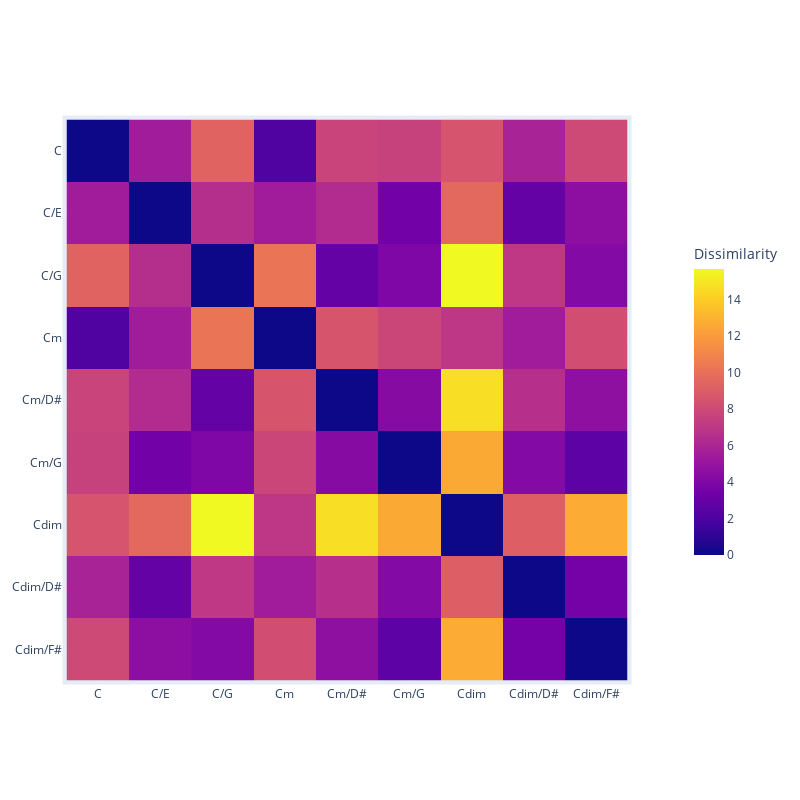

Notebook cell for this chart:
### Code cell
vector_encoding5 = [

     [10*x for x in results_intervals_histo_12[chord_id]['feature_vector']]
     #results_polar_degree[chord_id]['feature_vector'] +
     #results_intervals_histo_12[chord_id]['feature_vector']
     +
     results_binary_intervals_12[chord_id]['feature_vector']
     +
     results_binary_notes[chord_id]['feature_vector']
    #results_polar_notes[chord_id]['feature_vector']
    for chord_id in results_intervals_theory.keys()
]
i=0

for v in vector_encoding5:
    print(chord_ids[i],v)
    i+=1
# Realiza MDS en los datos
vector_encoding_mds5,matrix = ce.perform_mds2(vector_encoding5,'euclidean')
#vector_encoding_mds5_our, matrix2=ce.perform_mds2(vector_encoding5,'euclidean')
cg.plot_chords_with_selection(vector_encoding_mds5,matrix, chord_ids, results_binary_intervals_12,True)

### Figure 1 — Plotly figure (JSON) as saved in the notebook; plotly's stock layout.template omitted (floating-point values rounded to 4 significant figures)
{"data": [{"coloraxis": "coloraxis", "hovertemplate": "x: %{x}<br>y: %{y}<br>Dissimilarity: %{z}<extra></extra>", "name": "0", "type": "heatmap", "x": ["C", "C/E", "C/G", "Cm", "Cm/D#", "Cm/G", "Cdim", "Cdim/D#", "Cdim/F#"], "xaxis": "x", "y": ["C", "C/E", "C/G", "Cm", "Cm/D#", "Cm/G", "Cdim", "Cdim/D#", "Cdim/F#"], "yaxis": "y", "z": [[0, 5.475, 9.329, 2.13, 7.676, 7.568, 8.554, 5.877, 7.99], [5.475, 0, 6.505, 5.504, 6.349, 3.467, 9.623, 2.979, 4.573], [9.329, 6.505, 0, 10.19, 2.97, 3.986, 15.66, 7.007, 4.178], [2.13, 5.504, 10.19, 0, 8.585, 7.799, 6.983, 5.492, 8.227], [7.676, 6.349, 2.97, 8.585, 0, 4.284, 14.66, 6.603, 4.639], [7.568, 3.467, 3.986, 7.799, 4.284, 0, 12.58, 4.202, 2.633], [8.554, 9.623, 15.66, 6.983, 14.66, 12.58, 0, 9.125, 12.68], [5.877, 2.979, 7.007, 5.492, 6.603, 4.202, 9.125, 0, 3.595], [7.99, 4.573, 4.178, 8.227, 4.639, 2.633, 12.68, 3.595, 0]]}], "layout": {"autosize": false, "coloraxis": {"colorbar": {"len": 0.55, "title": {"text": "Dissimilarity"}, "x": 1.1}, "colorscale": [[0, "#0d0887"], [0.1111, "#46039f"], [0.2222, "#7201a8"], [0.3333, "#9c179e"], [0.4444, "#bd3786"], [0.5556, "#d8576b"], [0.6667, "#ed7953"], [0.7778, "#fb9f3a"], [0.8889, "#fdca26"], [1, "#f0f921"]]}, "height": 800, "margin": {"b": 100, "l": 50, "pad": 4, "r": 50, "t": 100}, "width": 800, "xaxis": {"anchor": "y", "constrain": "domain", "domain": [0, 1], "scaleanchor": "y"}, "yaxis": {"anchor": "x", "autorange": "reversed", "constrain": "domain", "domain": [0, 1]}}}
